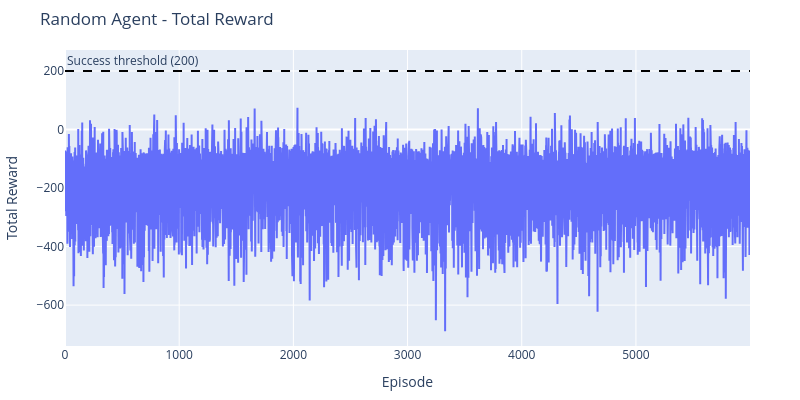

Notebook source saved alongside this figure:
### Code cell
fig = go.Figure()
fig.add_trace(go.Scatter(y=episode_rewards,mode="lines",name="Total Reward"))

fig.update_layout(
    title="Random Agent - Total Reward",
    xaxis_title="Episode",
    yaxis_title="Total Reward",
    width=800,
    height=400,
    margin=dict(l=50, r=50, t=50, b=50)
)

fig.add_trace(
    go.Scatter(
        x=episodes[mask],
        y=episode_rewards[mask],
        mode="markers",
        name="Reward > 200",
        marker=dict(color="red", size=6)
    )
)

fig.add_hline(
    y=200,
    line_dash="dash",
    line_color="black",
    annotation_text="Success threshold (200)",
    annotation_position="top left"
)

fig.show()

### Figure 1 — Plotly figure (JSON) as saved in the notebook; plotly's stock layout.template omitted (floating-point values rounded to 4 significant figures; data arrays with more than 128 entries replaced by an {"elided": "..."} marker saying what was removed)
{"data": [{"mode": "lines", "name": "Total Reward", "type": "scatter", "y": {"elided": "6000 float values"}}, {"marker": {"color": "red", "size": 6}, "mode": "markers", "name": "Reward > 200", "type": "scatter", "x": [], "y": []}], "layout": {"annotations": [{"showarrow": false, "text": "Success threshold (200)", "x": 0, "xanchor": "left", "xref": "x domain", "y": 200, "yanchor": "bottom", "yref": "y"}], "height": 400, "margin": {"b": 50, "l": 50, "r": 50, "t": 50}, "shapes": [{"line": {"color": "black", "dash": "dash"}, "type": "line", "x0": 0, "x1": 1, "xref": "x domain", "y0": 200, "y1": 200, "yref": "y"}], "title": {"text": "Random Agent - Total Reward"}, "width": 800, "xaxis": {"title": {"text": "Episode"}}, "yaxis": {"title": {"text": "Total Reward"}}}}
